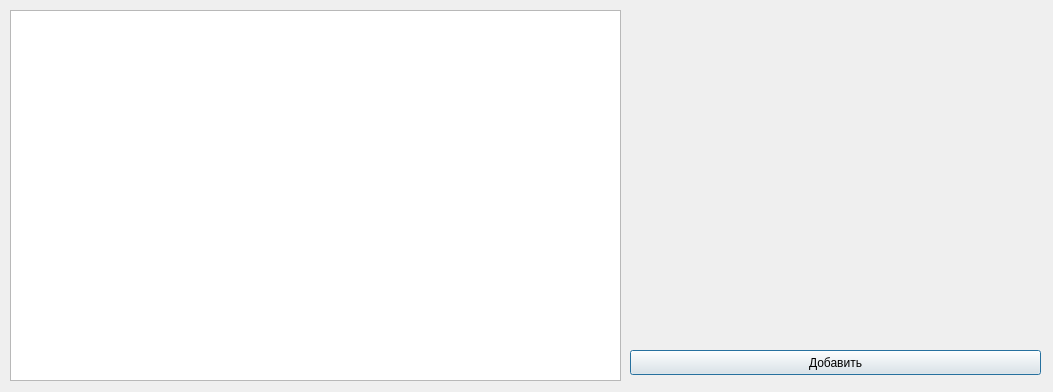
<?xml version="1.0" encoding="UTF-8"?>
<ui version="4.0">
 <class>Dialog</class>
 <widget class="QDialog" name="Dialog">
  <property name="geometry">
   <rect>
    <x>0</x>
    <y>0</y>
    <width>1053</width>
    <height>392</height>
   </rect>
  </property>
  <property name="windowTitle">
   <string>Dialog</string>
  </property>
  <widget class="QTableView" name="tableView">
   <property name="geometry">
    <rect>
     <x>10</x>
     <y>10</y>
     <width>611</width>
     <height>371</height>
    </rect>
   </property>
  </widget>
  <widget class="QPushButton" name="btnAdd">
   <property name="geometry">
    <rect>
     <x>630</x>
     <y>350</y>
     <width>411</width>
     <height>25</height>
    </rect>
   </property>
   <property name="text">
    <string>Добавить</string>
   </property>
  </widget>
 </widget>
 <resources/>
 <connections/>
</ui>
